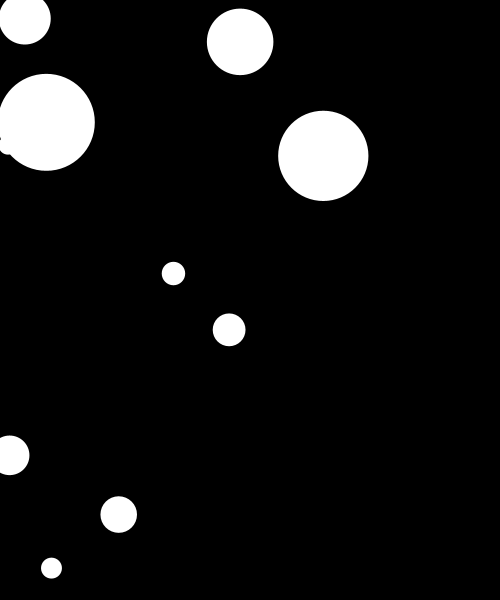
Frame 1 (no input)
Frame 60 (the mouse pressed at the canvas centre just before this capture): identical to frame 1, image omitted
Frame 120 (the mouse held since frame 60 and released just before this capture): identical to frame 1, image omitted

The Processing sketch that drew this single still picture (run headless with seeded random() and noise(); from frame 60 on, the mouse is pressed at the canvas centre):

// Processing sketch: w07_10_circles_random_array
// ── w07_10_circles_random_array.pde
// IMA NYU Shanghai
// Interaction Lab

int NUM_OF_CIRCLES = 10;

float[] x = new float[NUM_OF_CIRCLES];
float[] y = new float[NUM_OF_CIRCLES];
float[] dia = new float[NUM_OF_CIRCLES];

void setup() {
  size(500, 600);
  noStroke();
  background(0);

  for (int i=0; i<x.length; i++) {
    x[i] = random(width);
    y[i] = random(height);
    dia[i] = random(-100, 100);
  }
}

void draw() {
  background(0);

  for (int i=0; i<x.length; i++) {
    ellipse(x[i], y[i], dia[i], dia[i]);
  }
}
